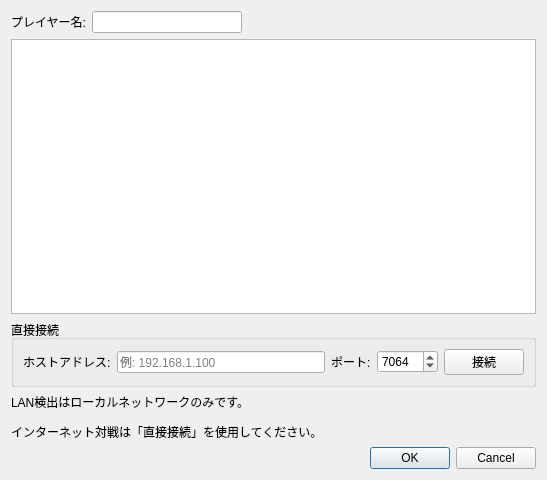
<?xml version="1.0" encoding="UTF-8"?>
<ui version="4.0">
 <class>LANStartClientDialog</class>
 <widget class="QDialog" name="LANStartClientDialog">
  <property name="geometry">
   <rect>
    <x>0</x>
    <y>0</y>
    <width>547</width>
    <height>480</height>
   </rect>
  </property>
  <property name="sizePolicy">
   <sizepolicy hsizetype="Preferred" vsizetype="Preferred">
    <horstretch>0</horstretch>
    <verstretch>0</verstretch>
   </sizepolicy>
  </property>
  <property name="windowTitle">
   <string>LANゲームに参加 - melonDS</string>
  </property>
  <layout class="QVBoxLayout" name="verticalLayout">
   <item>
    <layout class="QHBoxLayout" name="horizontalLayout_2">
     <item>
      <widget class="QLabel" name="label">
       <property name="text">
        <string>プレイヤー名:</string>
       </property>
      </widget>
     </item>
     <item>
      <widget class="QLineEdit" name="txtPlayerName">
       <property name="sizePolicy">
        <sizepolicy hsizetype="Fixed" vsizetype="Fixed">
         <horstretch>0</horstretch>
         <verstretch>0</verstretch>
        </sizepolicy>
       </property>
       <property name="minimumSize">
        <size>
         <width>150</width>
         <height>0</height>
        </size>
       </property>
      </widget>
     </item>
     <item>
      <spacer name="horizontalSpacer">
       <property name="orientation">
        <enum>Qt::Orientation::Horizontal</enum>
       </property>
       <property name="sizeHint" stdset="0">
        <size>
         <width>40</width>
         <height>20</height>
        </size>
       </property>
      </spacer>
     </item>
    </layout>
   </item>
   <item>
    <widget class="QTreeView" name="tvAvailableGames">
     <property name="editTriggers">
      <set>QAbstractItemView::EditTrigger::NoEditTriggers</set>
     </property>
    </widget>
   </item>
   <item>
    <widget class="QGroupBox" name="gbDirectConnect">
     <property name="title">
      <string>直接接続</string>
     </property>
     <layout class="QHBoxLayout" name="horizontalLayout_direct">
      <item>
       <widget class="QLabel" name="label_host">
        <property name="text">
         <string>ホストアドレス:</string>
        </property>
       </widget>
      </item>
      <item>
       <widget class="QLineEdit" name="txtDirectHost">
        <property name="placeholderText">
         <string>例: 192.168.1.100</string>
        </property>
       </widget>
      </item>
      <item>
       <widget class="QLabel" name="label_directport">
        <property name="text">
         <string>ポート:</string>
        </property>
       </widget>
      </item>
      <item>
       <widget class="QSpinBox" name="sbDirectPort">
        <property name="minimum">
         <number>1024</number>
        </property>
        <property name="maximum">
         <number>65535</number>
        </property>
        <property name="value">
         <number>7064</number>
        </property>
       </widget>
      </item>
      <item>
       <widget class="QPushButton" name="btnDirectConnect">
        <property name="text">
         <string>接続</string>
        </property>
       </widget>
      </item>
     </layout>
    </widget>
   </item>
   <item>
    <widget class="QLabel" name="label_2">
     <property name="text">
      <string>&lt;html&gt;&lt;head/&gt;&lt;body&gt;&lt;p&gt;LAN検出はローカルネットワークのみです。&lt;/p&gt;&lt;p&gt;インターネット対戦は「直接接続」を使用してください。&lt;/p&gt;&lt;/body&gt;&lt;/html&gt;</string>
     </property>
    </widget>
   </item>
   <item>
    <widget class="QDialogButtonBox" name="buttonBox">
     <property name="orientation">
      <enum>Qt::Orientation::Horizontal</enum>
     </property>
     <property name="standardButtons">
      <set>QDialogButtonBox::StandardButton::Cancel|QDialogButtonBox::StandardButton::Ok</set>
     </property>
    </widget>
   </item>
  </layout>
 </widget>
 <resources/>
 <connections>
  <connection>
   <sender>buttonBox</sender>
   <signal>accepted()</signal>
   <receiver>LANStartClientDialog</receiver>
   <slot>accept()</slot>
   <hints>
    <hint type="sourcelabel">
     <x>248</x>
     <y>254</y>
    </hint>
    <hint type="destinationlabel">
     <x>157</x>
     <y>274</y>
    </hint>
   </hints>
  </connection>
  <connection>
   <sender>buttonBox</sender>
   <signal>rejected()</signal>
   <receiver>LANStartClientDialog</receiver>
   <slot>reject()</slot>
   <hints>
    <hint type="sourcelabel">
     <x>316</x>
     <y>260</y>
    </hint>
    <hint type="destinationlabel">
     <x>286</x>
     <y>274</y>
    </hint>
   </hints>
  </connection>
 </connections>
</ui>
